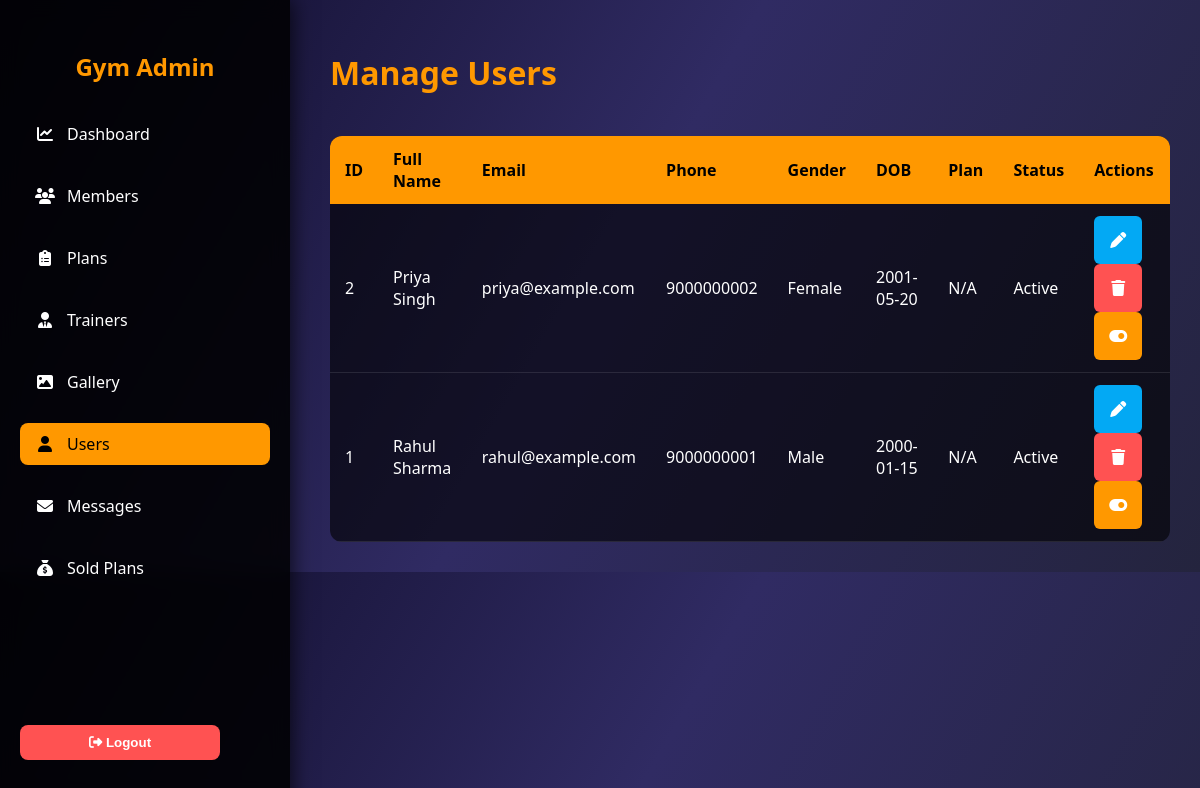
Page /admin/manage_users.php (signed in) on the committed database.
### tables this page shows
CREATE TABLE `users` (
  `user_id` int(11) NOT NULL,
  `full_name` varchar(100) NOT NULL,
  `email` varchar(100) NOT NULL,
  `password` varchar(255) NOT NULL,
  `phone` varchar(15) DEFAULT NULL,
  `gender` enum('Male','Female','Other') DEFAULT NULL,
  `dob` date DEFAULT NULL,
  `join_date` timestamp NOT NULL DEFAULT current_timestamp(),
  `plan_id` int(11) DEFAULT NULL,
  `status` enum('Active','Inactive') DEFAULT 'Active'
);

### admin/manage_users.php (the view, shortened to what this page needs)
<?php
require_once "config.php";
$users = $conn->query("SELECT u.*, p.plan_name
                       FROM users u
                       LEFT JOIN plans p ON u.plan_id = p.plan_id
                       ORDER BY u.user_id DESC");
?>
<!DOCTYPE html>
<html lang="en">
<head>
<link href="https://cdnjs.cloudflare.com/ajax/libs/font-awesome/6.4.0/css/all.min.css" rel="stylesheet">
</head>
<body>
<div class="sidebar">
    <div>
        <h2>Gym Admin</h2>
        <ul>
            <li><a href="admin_dashboard.php"><i class="fa-solid fa-chart-line"></i> Dashboard</a></li>
            <li><a href="manage_members.php"><i class="fa-solid fa-users"></i> Members</a></li>
            <li><a href="manage_plans.php"><i class="fa-solid fa-clipboard-list"></i> Plans</a></li>
            <li><a href="manage_trainers.php"><i class="fa-solid fa-user-tie"></i> Trainers</a></li>
            <li><a href="manage_gallery.php"><i class="fa-solid fa-image"></i> Gallery</a></li>
            <li><a href="manage_users.php" style="background:#ff9800;color:#000;"><i class="fa-solid fa-user"></i> Users</a></li>
            <li><a href="manage_messages.php"><i class="fa-solid fa-envelope"></i> Messages</a></li>
              <li><a href="admin_sold_plans.php"><i class="fa-solid fa-sack-dollar"></i> Sold Plans</a></li>
        </ul>
    </div>
    <div class="logout-container">
        <form method="POST" action="logout.php">
            <button type="submit" class="logout-btn"><i class="fa-solid fa-right-from-bracket"></i> Logout</button>
        </form>
    </div>
</div>
<div class="container">
    <div class="header">
        <h1>Manage Users</h1>
    </div>
    <div class="table-container">
        <table>
            <thead>
                <tr>
                    <th>ID</th><th>Full Name</th><th>Email</th><th>Phone</th>
                    <th>Gender</th><th>DOB</th><th>Plan</th><th>Status</th><th>Actions</th>
                </tr>
            </thead>
            <tbody>
            <?php if ($users && $users->num_rows > 0): ?>
                <?php while($row = $users->fetch_assoc()): ?>
                <tr>
                    <td><?= htmlspecialchars($row['user_id']) ?></td>
                    <td><?= htmlspecialchars($row['full_name']) ?></td>
                    <td><?= htmlspecialchars($row['email']) ?></td>
                    <td><?= htmlspecialchars($row['phone']) ?></td>
                    <td><?= htmlspecialchars($row['gender']) ?></td>
                    <td><?= htmlspecialchars($row['dob']) ?></td>
                    <td><?= htmlspecialchars($row['plan_name'] ?? 'N/A') ?></td>
                    <td><?= htmlspecialchars($row['status']) ?></td>
                    <td>
                        <a href="edit_user.php?id=<?= $row['user_id'] ?>" class="action-btn edit-btn" title="Edit"><i class="fa-solid fa-pen"></i></a>
                        <a href="manage_users.php?delete_id=<?= $row['user_id'] ?>" onclick="return confirm('Are you sure to delete this user?')" class="action-btn delete-btn" title="Delete"><i class="fa-solid fa-trash"></i></a>
                        <a href="manage_users.php?toggle_id=<?= $row['user_id'] ?>" class="action-btn toggle-btn" title="Toggle Status"><i class="fa-solid fa-toggle-on"></i></a>
                    </td>
                </tr>
                <?php endwhile; ?>
            <?php else: ?>
                <tr><td colspan="9" style="text-align:center;">No users found.</td></tr>
            <?php endif; ?>
            </tbody>
        </table>
    </div>
</div>
</body>
</html>

### admin/manage_users.php (style rules this page uses)
body { margin:0; font-family:'Segoe UI', Tahoma, Geneva, Verdana, sans-serif; background: linear-gradient(120deg,#0f0c29,#302b63,#24243e); color:#fff; }
.sidebar { width: 250px; background: rgba(0,0,0,0.85); backdrop-filter: blur(10px); padding: 30px 20px; position: fixed; height: 100%; display: flex; flex-direction: column; justify-content: space-between; box-shadow: 2px 0 20px rgba(0,0,0,0.7); z-index: 10; }
.sidebar h2 { text-align:center; margin-bottom:30px; color:#ff9800; }
.sidebar ul { list-style:none; padding:0; margin:0; }
.sidebar ul li { margin-bottom:20px; }
.sidebar ul li a { color:#fff; text-decoration:none; display:flex; align-items:center; padding:10px 15px; border-radius:8px; transition:0.3s; }
.sidebar ul li a i { margin-right:12px; width:20px; text-align:center; }
.logout-container { margin-bottom: 20px; }
.logout-btn { width: 80%; padding:10px; margin-bottom:50px; background:#ff5252; border:none; border-radius:8px; cursor:pointer; color:#fff; font-weight:bold; transition:0.3s; }
.container { padding:30px; margin-left:300px; }
.header { display:flex; justify-content:space-between; align-items:center; margin-bottom:20px; }
.header h1 { color:#ff9800; }
.table-container { background: rgba(0,0,0,0.6); border-radius:12px; overflow:hidden; }
table { width:100%; border-collapse: collapse; color:#fff; }
table thead { background:#ff9800; color:#000; }
table th, table td { padding:12px 15px; text-align:left; }
table tbody tr { border-bottom:1px solid rgba(255,255,255,0.1); }
.action-btn { padding:8px; border-radius:6px; margin-right:5px; display:inline-flex; align-items:center; justify-content:center; font-size:16px; text-decoration:none; color:#fff; transition:0.3s; width:32px; height:32px; }
.edit-btn { background:#03a9f4; }
.delete-btn { background:#ff5252; }
.toggle-btn { background:#ff9800; }
.action-btn i { pointer-events:none; }

### rows in the picture
users: user_id "2", full_name "Priya Singh", email "priya@example.com", phone "9000000002", gender "Female", dob "2001-05-20", plan_name "N/A", status "Active"
users: user_id "1", full_name "Rahul Sharma", email "rahul@example.com", phone "9000000001", gender "Male", dob "2000-01-15", plan_name "N/A", status "Active"
